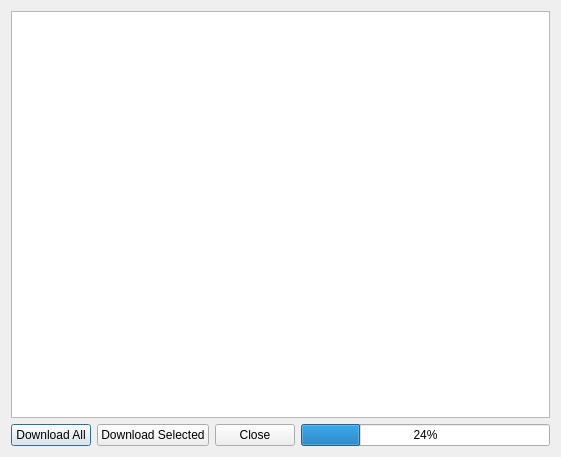
<?xml version="1.0" encoding="UTF-8"?>
<ui version="4.0">
 <class>Recordingsform</class>
 <widget class="QDialog" name="Recordingsform">
  <property name="geometry">
   <rect>
    <x>0</x>
    <y>0</y>
    <width>561</width>
    <height>457</height>
   </rect>
  </property>
  <property name="windowTitle">
   <string>Dialog</string>
  </property>
  <layout class="QVBoxLayout" name="verticalLayout">
   <item>
    <widget class="QTableWidget" name="table"/>
   </item>
   <item>
    <layout class="QHBoxLayout" name="horizontalLayout">
     <item>
      <widget class="QPushButton" name="DownAllButton">
       <property name="text">
        <string>Download All</string>
       </property>
      </widget>
     </item>
     <item>
      <widget class="QPushButton" name="DownSelButton">
       <property name="text">
        <string>Download Selected</string>
       </property>
      </widget>
     </item>
     <item>
      <widget class="QPushButton" name="CloseButton">
       <property name="text">
        <string>Close</string>
       </property>
      </widget>
     </item>
     <item>
      <widget class="QProgressBar" name="progressBar">
       <property name="value">
        <number>24</number>
       </property>
      </widget>
     </item>
    </layout>
   </item>
  </layout>
 </widget>
 <resources/>
 <connections/>
</ui>
